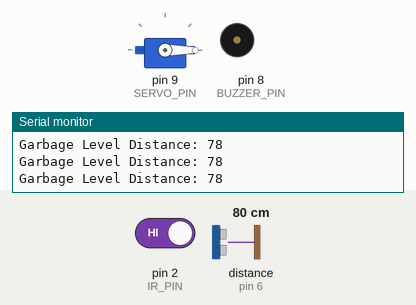
Recording of a sketch running on a simulated Arduino Uno, built with avr-gcc and run on an emulated ATmega328P. On the bench: servo, buzzer (waves = sounding, pin HIGH), the last lines printed to the serial monitor. Wiring (inferred from the names in the program): ultrasonic range finder: trigger pin 7; echo pin 6. The inputs (shaded band) are chosen by the test bench; at power-on: pin 2 (IR_PIN) HIGH, distance to the obstacle (sensor on pin 6) 80 cm. The echo pulse lasts 58.3 µs per cm; pins used as bus, display or sensor lines are not drawn.

Above: at 1.3 s.
1.4 s: pin 2 (IR_PIN) driven LOW
At 2.4 s:
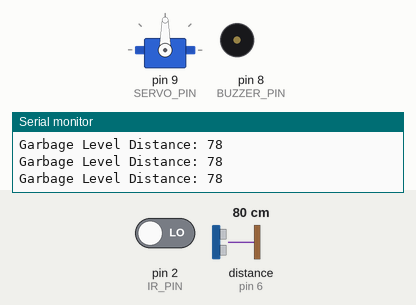
4.4 s: pin 2 (IR_PIN) driven HIGH
At 7.1 s:
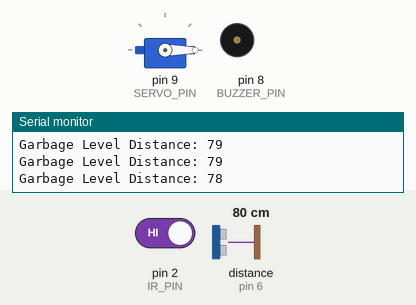
7.4 s: distance to the obstacle (sensor on pin 6) set to 7 cm
8.9 s: distance to the obstacle (sensor on pin 6) set to 4 cm
At 10.0 s:
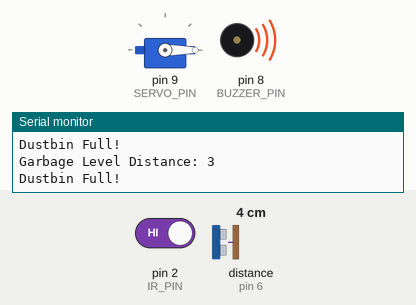
10.5 s: pin 2 (IR_PIN) driven LOW
At 11.3 s:
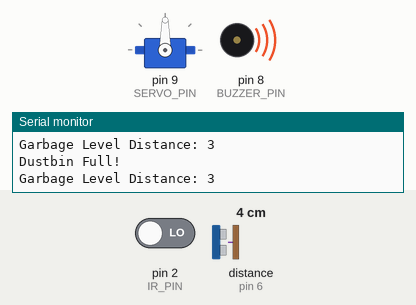
Timing chart, 0 to 14.5 s (numbered marks = the images above; inputs shaded):
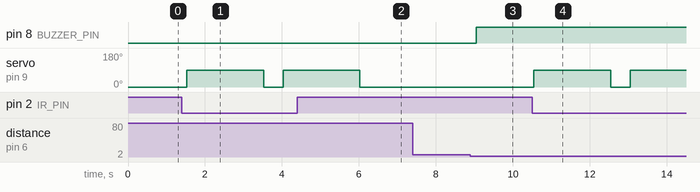

Measured:
- the behaviour switches between 6 and 5 cm on distance to the obstacle (sensor on pin 6) (found by bisection; images 2 and 3)
- after the input at 1.4 s, servo on pin 9 (SERVO_PIN): 0° → 90° after 0.12 s, → 0° 2.0 s later, → 90° 0.51 s later
- after the input at 4.4 s, servo on pin 9 (SERVO_PIN): goes on until 6.0 s, then stays 0°
- after the input at 8.9 s, pin 8 (BUZZER_PIN): LOW → HIGH after 0.14 s
- after the input at 10.5 s, servo on pin 9 (SERVO_PIN): 0° → 90° after 0.05 s, → 0° 2.0 s later, → 90° 0.50 s later

The sketch:

sketch.ino
```cpp
#include <Servo.h>

Servo dustbinServo;

// Sensor pins
#define IR_PIN 2
#define TRIG_PIN 7
#define ECHO_PIN 6

// Actuator pins
#define BUZZER_PIN 8
#define SERVO_PIN 9

long duration;
int distance;
int objectDetected;


void setup()
{
  pinMode(IR_PIN, INPUT);

  pinMode(TRIG_PIN, OUTPUT);
  pinMode(ECHO_PIN, INPUT);

  pinMode(BUZZER_PIN, OUTPUT);

  dustbinServo.attach(SERVO_PIN);

  // Lid closed initially
  dustbinServo.write(0);

  Serial.begin(9600);
}


void loop()
{
  // Read IR sensor
  objectDetected = digitalRead(IR_PIN);


  // Ultrasonic distance measurement
  digitalWrite(TRIG_PIN, LOW);
  delayMicroseconds(2);

  digitalWrite(TRIG_PIN, HIGH);
  delayMicroseconds(10);

  digitalWrite(TRIG_PIN, LOW);

  duration = pulseIn(ECHO_PIN, HIGH);

  distance = duration * 0.034 / 2;


  Serial.print("Garbage Level Distance: ");
  Serial.println(distance);


  // Open lid when hand detected
  if(objectDetected == LOW)
  {
    dustbinServo.write(90);
    delay(2000);

    dustbinServo.write(0);
  }


  // Full dustbin alert
  if(distance < 5)
  {
    digitalWrite(BUZZER_PIN, HIGH);
    Serial.println("Dustbin Full!");
  }
  else
  {
    digitalWrite(BUZZER_PIN, LOW);
  }


  delay(500);
}
```
